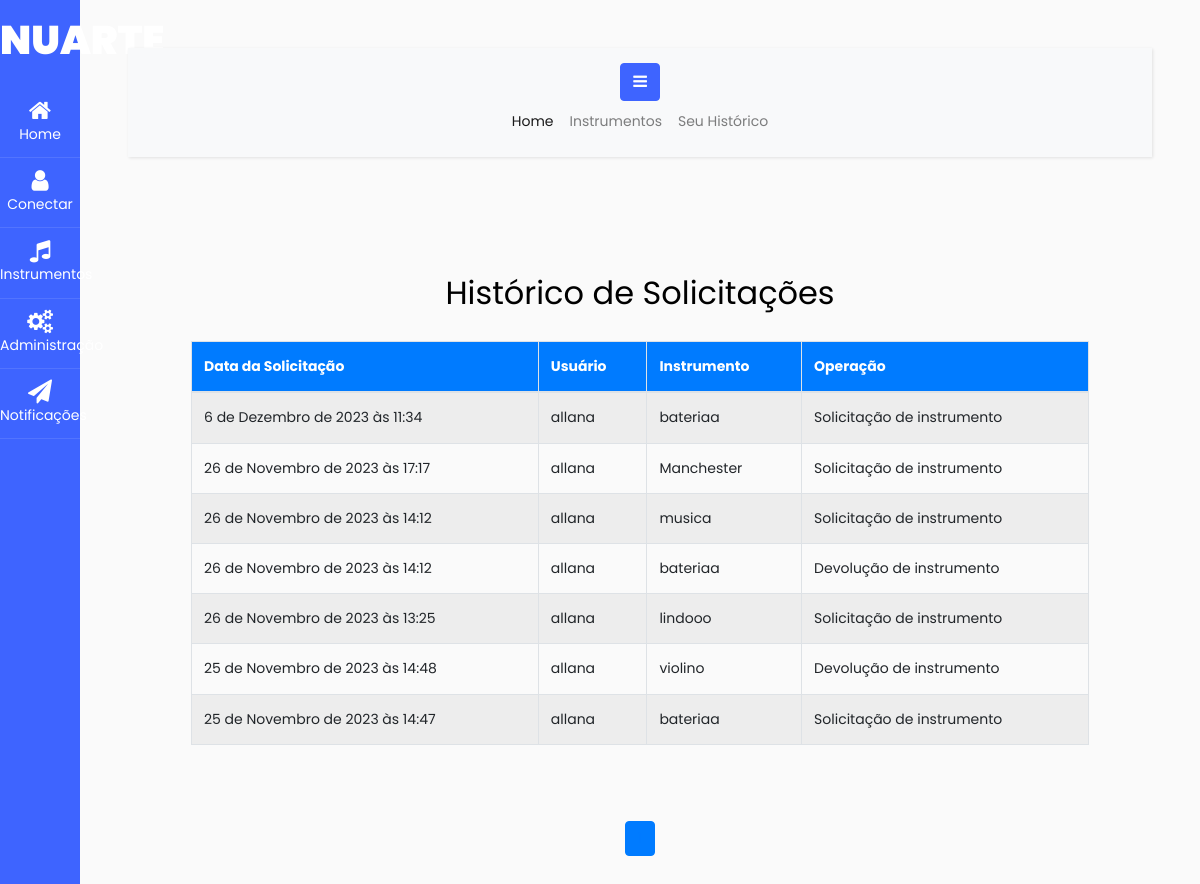
/listar_historico/, run on an earlier commit of the app's database.
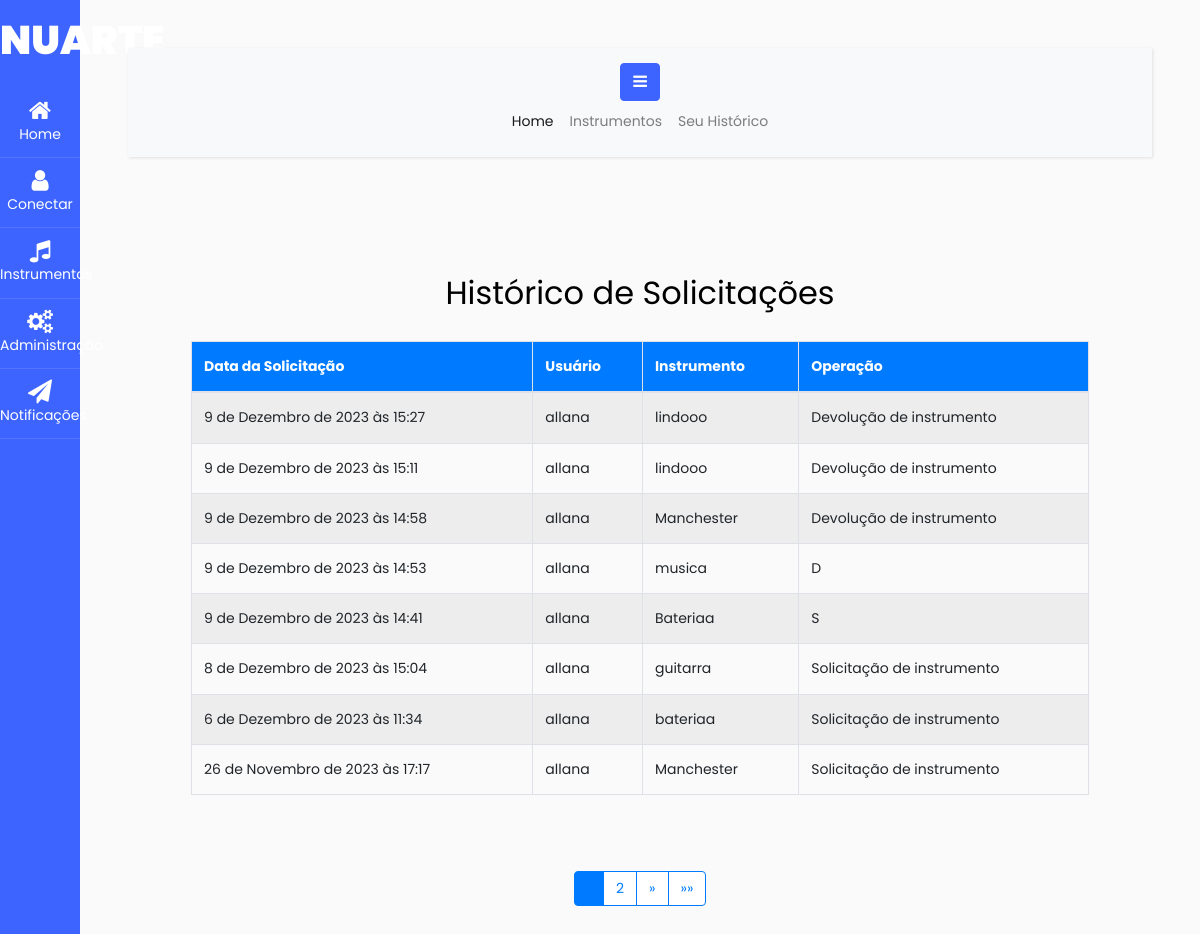
And on a later commit of the database.
### nuarte/models.py (models this page shows, shortened)
class Historico(models.Model):
    OPERACAO_CHOICES = [
        ('S', 'Solicitação de instrumento'),
        ('D', 'Devolução de instrumento'),
    ]
    usuario = models.ForeignKey(User, on_delete=models.CASCADE)
    instrumento = models.ForeignKey('Instrumento', on_delete=models.CASCADE)
    operacao = models.CharField(max_length=1, choices=OPERACAO_CHOICES)
    data_operacao = models.DateTimeField(auto_now_add=True)
    devolucao = models.DateTimeField(null=True, blank=True)
    notificacao = models.ForeignKey(Notificacao, on_delete=models.SET_NULL, null=True, blank=True)
    aprovado = models.BooleanField(default=False)

class Instrumento(models.Model):
    nome = models.CharField(max_length=100)
    descricao = models.TextField()
    disponivel = models.BooleanField(default=True)
    imagem = models.ImageField(upload_to='instrumentos/', null=True, blank=True)

### nuarte/views.py (the view)
# urls.py: path('listar_historico/', ListarHistoricoView.as_view(), name='listar_historico'),
class ListarHistoricoView(ListView):
    template_name = 'nuarte/listar_historico.html'
    model = Historico
    paginate_by = 8
    def get_queryset(self):
        return Historico.objects.all().order_by('-data_operacao')

### nuarte/templates/nuarte/listar_historico.html (shortened to what this page needs)
{% extends 'base.html' %}
{% block content %}
  <div class="container-fluid">
    <h2 class="my-4 text-center">Histórico de Solicitações</h2>
    <div class="table-responsive">
      <table class="table table-striped">
        <thead>
          <tr>
            <th>Data da Solicitação</th>
            <th>Usuário</th>
            <th>Instrumento</th>
            <th>Operação</th>
          </tr>
        </thead>
        <tbody>
          {% for operacao in object_list %}
            <tr>
              <td>{{ operacao.data_operacao }}</td>
              <td>{{ operacao.usuario.username }}</td>
              <td>{{ operacao.instrumento.nome }}</td>
              <td>{{ operacao.operacao }}</td>
            </tr>
          {% endfor %}
        </tbody>
      </table>
    </div>
    <nav aria-label="Page navigation example" style="margin-top: 40px;">
      <ul class="pagination justify-content-center">
        {% for num in page_obj.paginator.page_range %}
        <li class="page-item{% if num == page_obj.number %} active{% endif %}">
          <a class="page-link" href="?page={{ num }}">{{ num }}</a>
        </li>
        {% endfor %}
        {% if page_obj.has_next %}
        <li class="page-item">
          <a class="page-link" href="?page={{ page_obj.next_page_number }}" aria-label="Próxima">
            <span aria-hidden="true">&raquo;</span>
          </a>
        </li>
        <li class="page-item">
          <a class="page-link" href="?page={{ page_obj.paginator.num_pages }}" aria-label="Última">
            <span aria-hidden="true">&raquo;&raquo;</span>
          </a>
        </li>
        {% endif %}
      </ul>
    </nav>
  </div>
{% endblock %}

What changed in the data, as far as the page shows it:
no longer on this page (row unchanged): Historico: data_operacao "26 de Novembro de 2023 às 14:12", usuario.username "allana", instrumento.nome "musica", operacao "Solicitação de instrumento"
no longer on this page (row unchanged): Historico: data_operacao "26 de Novembro de 2023 às 14:12", usuario.username "allana", instrumento.nome "bateriaa", operacao "Devolução de instrumento"
no longer on this page (row unchanged): Historico: data_operacao "26 de Novembro de 2023 às 13:25", usuario.username "allana", instrumento.nome "lindooo", operacao "Solicitação de instrumento"
no longer on this page (row unchanged): Historico: data_operacao "25 de Novembro de 2023 às 14:48", usuario.username "allana", instrumento.nome "violino", operacao "Devolução de instrumento"
no longer on this page (row unchanged): Historico: data_operacao "25 de Novembro de 2023 às 14:47", usuario.username "allana", instrumento.nome "bateriaa", operacao "Solicitação de instrumento"
added Historico: data_operacao "9 de Dezembro de 2023 às 15:27", usuario.username "allana", instrumento.nome "lindooo", operacao "Devolução de instrumento"
added Historico: data_operacao "9 de Dezembro de 2023 às 15:11", usuario.username "allana", instrumento.nome "lindooo", operacao "Devolução de instrumento"
added Historico: data_operacao "9 de Dezembro de 2023 às 14:58", usuario.username "allana", instrumento.nome "Manchester", operacao "Devolução de instrumento"
added Historico: data_operacao "9 de Dezembro de 2023 às 14:53", usuario.username "allana", instrumento.nome "musica", operacao "D"
added Historico: data_operacao "9 de Dezembro de 2023 às 14:41", usuario.username "allana", instrumento.nome "Bateriaa", operacao "S"
added Historico: data_operacao "8 de Dezembro de 2023 às 15:04", usuario.username "allana", instrumento.nome "guitarra", operacao "Solicitação de instrumento"
Also different on the page:
new list line: "2"
